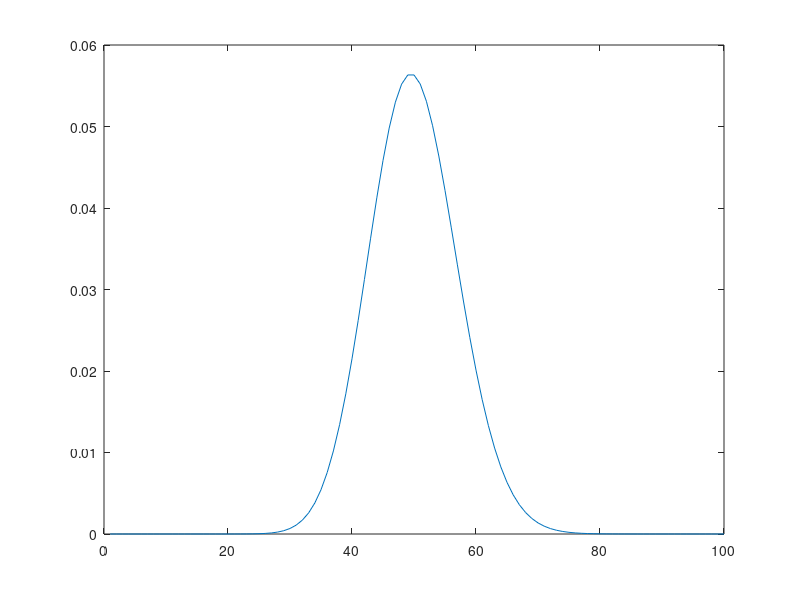
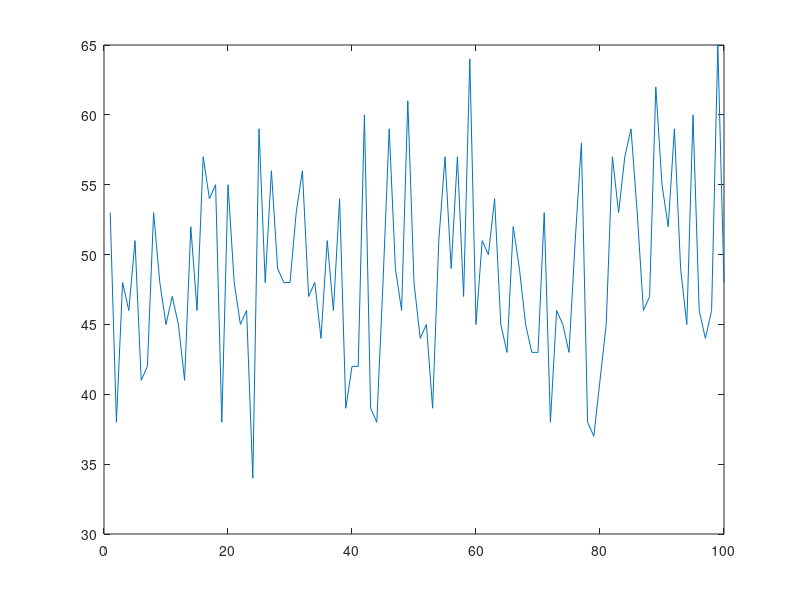
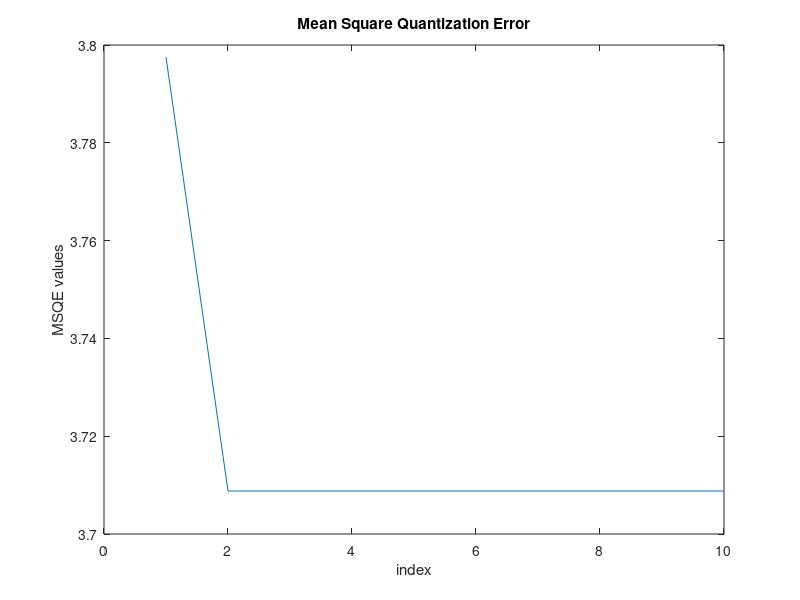
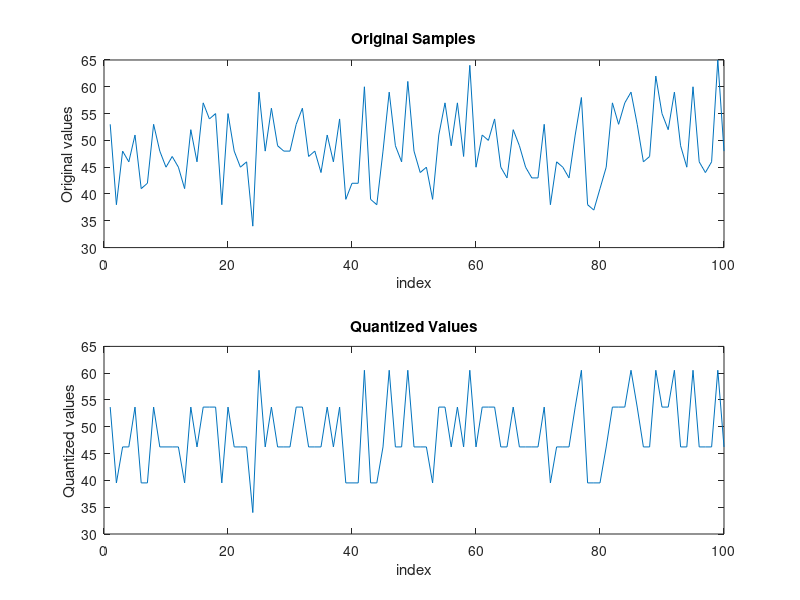

MATLAB code for these plots, in order:
%% Clear 
close all; clear all; clc; 
%% Generate Poisson Distribution
len = 100;       % length of poisson function
lambda = len/2;   % mean of the distribution
n = 1:len;        % Index for poisson distribution
pos = poisspdf(n, lambda);   % generate Poisson distribution
samples = randsample(n, len, true, pos); %samples due to poisson distribution
figure;
plot(n,pos);
figure;
plot(samples);
%% Calculate Decision boundaries and Reconstruction levels
M  = 6 ;  % number of levels
Nm_bon = M - 2; % number of decision boundaries
Delta = (max(samples) - min(samples)) / Nm_bon;  % Step size
DB = min(samples):Delta:max(samples);  % Initialize Decision boundaries as uniform destribution
y = zeros(1,M);
y(1) = min(samples);  %Define first level to be min value of samples
y(M) = max(samples);  %Define last level to be max value of samples
s_nu= zeros(1,M);     %Number of samples excist in each boundary level        
itr=10;   %% Number of iterations
MSQE =zeros(1,itr); %Mean Square Quantization Error
for u=1:itr
    for i = 2:M-1
        sum =0;   % Summing samples leying in every boundary to cal mean
        nu =0;    % number of samples per current boundary
        for j = 1:len
            if(samples(j)>DB(i-1) && samples(j) <= DB(i) ) %To get samples inside boundary
                nu = nu +1;   %Increasing nu for each sample enter if condition
                sum = samples(j) + sum; % Add value of sample to sum
            end
        end
        if(nu==0)
            y(i) = DB(i-1);    % if there's no sample isnide boundary put y to be min boundary  for this period
        else
            y(i) = sum /nu;    %cal mean of the samples in the boundary
        end
        n(i)=nu;    %put value of samples per each boundary to variable n, to contain number of samples per all peroids at the end
    end
    for i = 1:Nm_bon
        DB(i) = ( y(i) + y(i+1) ) / 2;  % Updating value of Decision boundary
    end
    [a, quan_samples]= quantiz(samples,DB,y);  % quantize samples with levels , DB that have been reached 

    for i = 1:length(samples)    
        MSQE(u) = abs(quan_samples(i) -samples(i))^2 + MSQE(u);  %Cal msqe
    end
    MSQE(u) = (MSQE(u)/length(samples));
end
zz = ((mean(samples) - MSQE(itr)) / mean(samples)) * 100; %Percentage of MSQE to mean of samples
%PLOTTING MSQE & ORIGINAL SAMPLES & QUANTIZED SAMPLES
figure;
plot(MSQE);
xlabel('index');
ylabel('MSQE values');
title('Mean Square Quantization Error');
figure;
subplot(2,1,1);
plot(samples);
xlabel('index');
ylabel('Original values');
title('Original Samples');
subplot(2,1,2);
plot(quan_samples);
xlabel('index');
ylabel('Quantized values');
title('Quantized Values');






